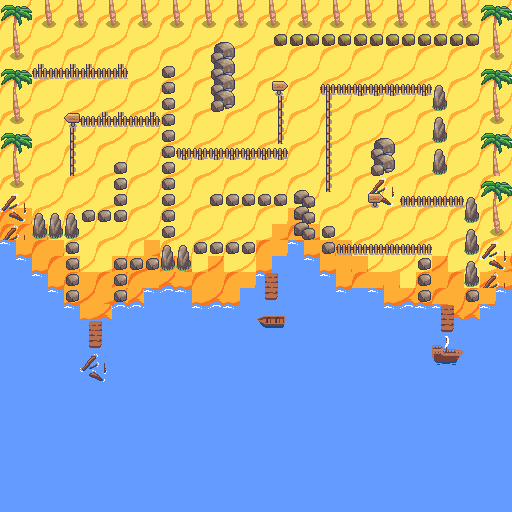

A level layout from a 2D game, rendered from its tile map. Below: a short description, then the map file with tile-grid data replaced by summaries:
An orthogonal 32x32 tile map with 16x16 px tiles, 5 tile layers (Tile Layer 1, Tembok, Tembok2, Tembok3, ...), 4 tilesets.

<map version="1.5" tiledversion="1.7.2" orientation="orthogonal" renderorder="right-down" width="32" height="32" tilewidth="16" tileheight="16" infinite="0" nextlayerid="8" nextobjectid="1">
 <tileset firstgid="1" source="Beach Tileset.tsx" />
 <tileset firstgid="649" source="outdoors.tsx" />
 <tileset firstgid="1265" source="Rumah.tsx" />
 <tileset firstgid="1569" source="Desa.tsx" />
 <layer id="1" name="Tile Layer 1" width="32" height="32">
  <data>[1024 cells, 1024 non-empty, 18 distinct tile ids]</data>
 </layer>
 <layer id="4" name="Tembok" width="32" height="32">
  <data>[1024 cells, 292 non-empty, 47 distinct tile ids]</data>
 </layer>
 <layer id="5" name="Tembok2" width="32" height="32">
  <data>[1024 cells, 13 non-empty, 9 distinct tile ids]</data>
 </layer>
 <layer id="6" name="Tembok3" width="32" height="32">
  <data>[1024 cells, 8 non-empty, 8 distinct tile ids]</data>
 </layer>
 <layer id="7" name="Tembok4" width="32" height="32">
  <data>[1024 cells, 4 non-empty, 4 distinct tile ids]</data>
 </layer>
</map>
